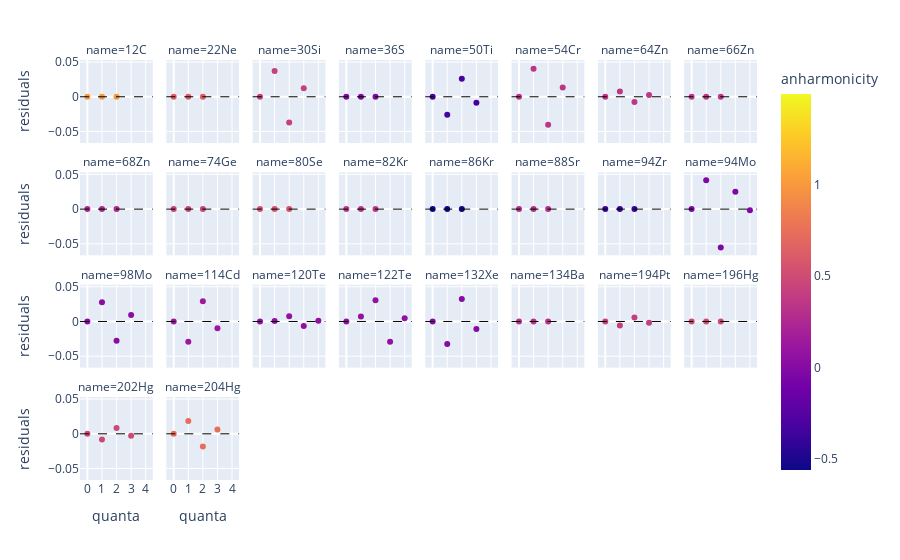

Notebook code cell kept with this figure:
### Code cell
residuals_df = best_osc_merged.copy()
residuals_df = residuals_df.reset_index()
residuals_df["name"] = residuals_df["a"].astype(str) + residuals_df["symbol"]
residuals_df["residuals"] = residuals_df["energy"] - residuals_df["energy_pred"]

best_residuals = get_best_r2(residuals_df, 0.999)

fig = px.scatter(best_residuals, x="quanta", y="residuals", color='anharmonicity', facet_col="name", facet_col_wrap=8)
fig.add_hline(y=0, line_width=1, line_dash="dash", line_color="black")
fig.show()

### Figure 1 — Plotly figure (JSON) as saved in the notebook; plotly's stock layout.template omitted (floating-point values rounded to 4 significant figures)
{"data": [{"hovertemplate": "name=12C<br>quanta=%{x}<br>residuals=%{y}<br>anharmonicity=%{marker.color}<extra></extra>", "legendgroup": "", "marker": {"color": [0.9956, 0.9956, 0.9956], "coloraxis": "coloraxis", "symbol": "circle"}, "mode": "markers", "name": "", "orientation": "v", "showlegend": false, "type": "scatter", "x": [0, 1, 2], "xaxis": "x25", "y": [0, 0, 0], "yaxis": "y25"}, {"hovertemplate": "name=22Ne<br>quanta=%{x}<br>residuals=%{y}<br>anharmonicity=%{marker.color}<extra></extra>", "legendgroup": "", "marker": {"color": [0.6341, 0.6341, 0.6341], "coloraxis": "coloraxis", "symbol": "circle"}, "mode": "markers", "name": "", "orientation": "v", "showlegend": false, "type": "scatter", "x": [0, 1, 2], "xaxis": "x26", "y": [0, 0, 0], "yaxis": "y26"}, {"hovertemplate": "name=30Si<br>quanta=%{x}<br>residuals=%{y}<br>anharmonicity=%{marker.color}<extra></extra>", "legendgroup": "", "marker": {"color": [0.4185, 0.4185, 0.4185, 0.4185], "coloraxis": "coloraxis", "symbol": "circle"}, "mode": "markers", "name": "", "orientation": "v", "showlegend": false, "type": "scatter", "x": [0, 1, 2, 3], "xaxis": "x27", "y": [0, 0.03714, -0.03714, 0.01238], "yaxis": "y27"}, {"hovertemplate": "name=36S<br>quanta=%{x}<br>residuals=%{y}<br>anharmonicity=%{marker.color}<extra></extra>", "legendgroup": "", "marker": {"color": [-0.02048, -0.02048, -0.02048], "coloraxis": "coloraxis", "symbol": "circle"}, "mode": "markers", "name": "", "orientation": "v", "showlegend": false, "type": "scatter", "x": [0, 1, 2], "xaxis": "x28", "y": [0, 0, -8.882e-16], "yaxis": "y28"}, {"hovertemplate": "name=50Ti<br>quanta=%{x}<br>residuals=%{y}<br>anharmonicity=%{marker.color}<extra></extra>", "legendgroup": "", "marker": {"color": [-0.3232, -0.3232, -0.3232, -0.3232], "coloraxis": "coloraxis", "symbol": "circle"}, "mode": "markers", "name": "", "orientation": "v", "showlegend": false, "type": "scatter", "x": [0, 1, 2, 3], "xaxis": "x29", "y": [0, -0.026, 0.026, -0.008668], "yaxis": "y29"}, {"hovertemplate": "name=54Cr<br>quanta=%{x}<br>residuals=%{y}<br>anharmonicity=%{marker.color}<extra></extra>", "legendgroup": "", "marker": {"color": [0.3463, 0.3463, 0.3463, 0.3463], "coloraxis": "coloraxis", "symbol": "circle"}, "mode": "markers", "name": "", "orientation": "v", "showlegend": false, "type": "scatter", "x": [0, 1, 2, 3], "xaxis": "x30", "y": [0, 0.0403, -0.0403, 0.01343], "yaxis": "y30"}, {"hovertemplate": "name=64Zn<br>quanta=%{x}<br>residuals=%{y}<br>anharmonicity=%{marker.color}<extra></extra>", "legendgroup": "", "marker": {"color": [0.3519, 0.3519, 0.3519, 0.3519], "coloraxis": "coloraxis", "symbol": "circle"}, "mode": "markers", "name": "", "orientation": "v", "showlegend": false, "type": "scatter", "x": [0, 1, 2, 3], "xaxis": "x31", "y": [0, 0.007551, -0.007551, 0.002517], "yaxis": "y31"}, {"hovertemplate": "name=66Zn<br>quanta=%{x}<br>residuals=%{y}<br>anharmonicity=%{marker.color}<extra></extra>", "legendgroup": "", "marker": {"color": [0.3585, 0.3585, 0.3585], "coloraxis": "coloraxis", "symbol": "circle"}, "mode": "markers", "name": "", "orientation": "v", "showlegend": false, "type": "scatter", "x": [0, 1, 2], "xaxis": "x32", "y": [0, 0, 0], "yaxis": "y32"}, {"hovertemplate": "name=68Zn<br>quanta=%{x}<br>residuals=%{y}<br>anharmonicity=%{marker.color}<extra></extra>", "legendgroup": "", "marker": {"color": [0.2438, 0.2438, 0.2438], "coloraxis": "coloraxis", "symbol": "circle"}, "mode": "markers", "name": "", "orientation": "v", "showlegend": false, "type": "scatter", "x": [0, 1, 2], "xaxis": "x17", "y": [0, 0, 0], "yaxis": "y17"}, {"hovertemplate": "name=74Ge<br>quanta=%{x}<br>residuals=%{y}<br>anharmonicity=%{marker.color}<extra></extra>", "legendgroup": "", "marker": {"color": [0.4566, 0.4566, 0.4566], "coloraxis": "coloraxis", "symbol": "circle"}, "mode": "markers", "name": "", "orientation": "v", "showlegend": false, "type": "scatter", "x": [0, 1, 2], "xaxis": "x18", "y": [0, 0, 0], "yaxis": "y18"}, {"hovertemplate": "name=80Se<br>quanta=%{x}<br>residuals=%{y}<br>anharmonicity=%{marker.color}<extra></extra>", "legendgroup": "", "marker": {"color": [0.5537, 0.5537, 0.5537], "coloraxis": "coloraxis", "symbol": "circle"}, "mode": "markers", "name": "", "orientation": "v", "showlegend": false, "type": "scatter", "x": [0, 1, 2], "xaxis": "x19", "y": [0, 0, -2.22e-16], "yaxis": "y19"}, {"hovertemplate": "name=82Kr<br>quanta=%{x}<br>residuals=%{y}<br>anharmonicity=%{marker.color}<extra></extra>", "legendgroup": "", "marker": {"color": [0.3445, 0.3445, 0.3445], "coloraxis": "coloraxis", "symbol": "circle"}, "mode": "markers", "name": "", "orientation": "v", "showlegend": false, "type": "scatter", "x": [0, 1, 2], "xaxis": "x20", "y": [0, 0, 0], "yaxis": "y20"}, {"hovertemplate": "name=86Kr<br>quanta=%{x}<br>residuals=%{y}<br>anharmonicity=%{marker.color}<extra></extra>", "legendgroup": "", "marker": {"color": [-0.5619, -0.5619, -0.5619], "coloraxis": "coloraxis", "symbol": "circle"}, "mode": "markers", "name": "", "orientation": "v", "showlegend": false, "type": "scatter", "x": [0, 1, 2], "xaxis": "x21", "y": [0, 0, 4.441e-16], "yaxis": "y21"}, {"hovertemplate": "name=88Sr<br>quanta=%{x}<br>residuals=%{y}<br>anharmonicity=%{marker.color}<extra></extra>", "legendgroup": "", "marker": {"color": [0.3049, 0.3049, 0.3049], "coloraxis": "coloraxis", "symbol": "circle"}, "mode": "markers", "name": "", "orientation": "v", "showlegend": false, "type": "scatter", "x": [0, 1, 2], "xaxis": "x22", "y": [0, 0, 0], "yaxis": "y22"}, {"hovertemplate": "name=94Zr<br>quanta=%{x}<br>residuals=%{y}<br>anharmonicity=%{marker.color}<extra></extra>", "legendgroup": "", "marker": {"color": [-0.4004, -0.4004, -0.4004], "coloraxis": "coloraxis", "symbol": "circle"}, "mode": "markers", "name": "", "orientation": "v", "showlegend": false, "type": "scatter", "x": [0, 1, 2], "xaxis": "x23", "y": [0, 0, 0], "yaxis": "y23"}, {"hovertemplate": "name=94Mo<br>quanta=%{x}<br>residuals=%{y}<br>anharmonicity=%{marker.color}<extra></extra>", "legendgroup": "", "marker": {"color": [-0.03624, -0.03624, -0.03624, -0.03624, -0.03624], "coloraxis": "coloraxis", "symbol": "circle"}, "mode": "markers", "name": "", "orientation": "v", "showlegend": false, "type": "scatter", "x": [0, 1, 2, 3, 4], "xaxis": "x24", "y": [0, 0.04161, -0.05516, 0.02516, -0.001694], "yaxis": "y24"}, {"hovertemplate": "name=98Mo<br>quanta=%{x}<br>residuals=%{y}<br>anharmonicity=%{marker.color}<extra></extra>", "legendgroup": "", "marker": {"color": [0.02432, 0.02432, 0.02432, 0.02432], "coloraxis": "coloraxis", "symbol": "circle"}, "mode": "markers", "name": "", "orientation": "v", "showlegend": false, "type": "scatter", "x": [0, 1, 2, 3], "xaxis": "x9", "y": [0, 0.02773, -0.02773, 0.009244], "yaxis": "y9"}, {"hovertemplate": "name=114Cd<br>quanta=%{x}<br>residuals=%{y}<br>anharmonicity=%{marker.color}<extra></extra>", "legendgroup": "", "marker": {"color": [0.1343, 0.1343, 0.1343, 0.1343], "coloraxis": "coloraxis", "symbol": "circle"}, "mode": "markers", "name": "", "orientation": "v", "showlegend": false, "type": "scatter", "x": [0, 1, 2, 3], "xaxis": "x10", "y": [0, -0.0293, 0.0293, -0.009766], "yaxis": "y10"}, {"hovertemplate": "name=120Te<br>quanta=%{x}<br>residuals=%{y}<br>anharmonicity=%{marker.color}<extra></extra>", "legendgroup": "", "marker": {"color": [0.0614, 0.0614, 0.0614, 0.0614, 0.0614], "coloraxis": "coloraxis", "symbol": "circle"}, "mode": "markers", "name": "", "orientation": "v", "showlegend": false, "type": "scatter", "x": [0, 1, 2, 3, 4], "xaxis": "x11", "y": [0, 0.0005713, 0.007452, -0.006495, 0.001003], "yaxis": "y11"}, {"hovertemplate": "name=122Te<br>quanta=%{x}<br>residuals=%{y}<br>anharmonicity=%{marker.color}<extra></extra>", "legendgroup": "", "marker": {"color": [0.06534, 0.06534, 0.06534, 0.06534, 0.06534], "coloraxis": "coloraxis", "symbol": "circle"}, "mode": "markers", "name": "", "orientation": "v", "showlegend": false, "type": "scatter", "x": [0, 1, 2, 3, 4], "xaxis": "x12", "y": [0, 0.00702, 0.0307, -0.02909, 0.004715], "yaxis": "y12"}, {"hovertemplate": "name=132Xe<br>quanta=%{x}<br>residuals=%{y}<br>anharmonicity=%{marker.color}<extra></extra>", "legendgroup": "", "marker": {"color": [0.01048, 0.01048, 0.01048, 0.01048], "coloraxis": "coloraxis", "symbol": "circle"}, "mode": "markers", "name": "", "orientation": "v", "showlegend": false, "type": "scatter", "x": [0, 1, 2, 3], "xaxis": "x13", "y": [0, -0.03252, 0.03252, -0.01084], "yaxis": "y13"}, {"hovertemplate": "name=134Ba<br>quanta=%{x}<br>residuals=%{y}<br>anharmonicity=%{marker.color}<extra></extra>", "legendgroup": "", "marker": {"color": [0.3161, 0.3161, 0.3161], "coloraxis": "coloraxis", "symbol": "circle"}, "mode": "markers", "name": "", "orientation": "v", "showlegend": false, "type": "scatter", "x": [0, 1, 2], "xaxis": "x14", "y": [0, 0, 0], "yaxis": "y14"}, {"hovertemplate": "name=194Pt<br>quanta=%{x}<br>residuals=%{y}<br>anharmonicity=%{marker.color}<extra></extra>", "legendgroup": "", "marker": {"color": [0.4099, 0.4099, 0.4099, 0.4099], "coloraxis": "coloraxis", "symbol": "circle"}, "mode": "markers", "name": "", "orientation": "v", "showlegend": false, "type": "scatter", "x": [0, 1, 2, 3], "xaxis": "x15", "y": [0, -0.005781, 0.005781, -0.001927], "yaxis": "y15"}, {"hovertemplate": "name=196Hg<br>quanta=%{x}<br>residuals=%{y}<br>anharmonicity=%{marker.color}<extra></extra>", "legendgroup": "", "marker": {"color": [0.4918, 0.4918, 0.4918], "coloraxis": "coloraxis", "symbol": "circle"}, "mode": "markers", "name": "", "orientation": "v", "showlegend": false, "type": "scatter", "x": [0, 1, 2], "xaxis": "x16", "y": [0, 0, 0], "yaxis": "y16"}, {"hovertemplate": "name=202Hg<br>quanta=%{x}<br>residuals=%{y}<br>anharmonicity=%{marker.color}<extra></extra>", "legendgroup": "", "marker": {"color": [0.4825, 0.4825, 0.4825, 0.4825], "coloraxis": "coloraxis", "symbol": "circle"}, "mode": "markers", "name": "", "orientation": "v", "showlegend": false, "type": "scatter", "x": [0, 1, 2, 3], "xaxis": "x", "y": [0, -0.008245, 0.008245, -0.002748], "yaxis": "y"}, {"hovertemplate": "name=204Hg<br>quanta=%{x}<br>residuals=%{y}<br>anharmonicity=%{marker.color}<extra></extra>", "legendgroup": "", "marker": {"color": [0.7413, 0.7413, 0.7413, 0.7413], "coloraxis": "coloraxis", "symbol": "circle"}, "mode": "markers", "name": "", "orientation": "v", "showlegend": false, "type": "scatter", "x": [0, 1, 2, 3], "xaxis": "x2", "y": [0, 0.01831, -0.01831, 0.006104], "yaxis": "y2"}], "layout": {"annotations": [{"showarrow": false, "text": "name=202Hg", "x": 0.05375, "xanchor": "center", "xref": "paper", "y": 0.1975, "yanchor": "bottom", "yref": "paper"}, {"showarrow": false, "text": "name=204Hg", "x": 0.1812, "xanchor": "center", "xref": "paper", "y": 0.1975, "yanchor": "bottom", "yref": "paper"}, {"showarrow": false, "text": "name=98Mo", "x": 0.05375, "xanchor": "center", "xref": "paper", "y": 0.465, "yanchor": "bottom", "yref": "paper"}, {"showarrow": false, "text": "name=114Cd", "x": 0.1812, "xanchor": "center", "xref": "paper", "y": 0.465, "yanchor": "bottom", "yref": "paper"}, {"showarrow": false, "text": "name=120Te", "x": 0.3087, "xanchor": "center", "xref": "paper", "y": 0.465, "yanchor": "bottom", "yref": "paper"}, {"showarrow": false, "text": "name=122Te", "x": 0.4363, "xanchor": "center", "xref": "paper", "y": 0.465, "yanchor": "bottom", "yref": "paper"}, {"showarrow": false, "text": "name=132Xe", "x": 0.5637, "xanchor": "center", "xref": "paper", "y": 0.465, "yanchor": "bottom", "yref": "paper"}, {"showarrow": false, "text": "name=134Ba", "x": 0.6912, "xanchor": "center", "xref": "paper", "y": 0.465, "yanchor": "bottom", "yref": "paper"}, {"showarrow": false, "text": "name=194Pt", "x": 0.8188, "xanchor": "center", "xref": "paper", "y": 0.465, "yanchor": "bottom", "yref": "paper"}, {"showarrow": false, "text": "name=196Hg", "x": 0.9463, "xanchor": "center", "xref": "paper", "y": 0.465, "yanchor": "bottom", "yref": "paper"}, {"showarrow": false, "text": "name=68Zn", "x": 0.05375, "xanchor": "center", "xref": "paper", "y": 0.7325, "yanchor": "bottom", "yref": "paper"}, {"showarrow": false, "text": "name=74Ge", "x": 0.1812, "xanchor": "center", "xref": "paper", "y": 0.7325, "yanchor": "bottom", "yref": "paper"}, {"showarrow": false, "text": "name=80Se", "x": 0.3087, "xanchor": "center", "xref": "paper", "y": 0.7325, "yanchor": "bottom", "yref": "paper"}, {"showarrow": false, "text": "name=82Kr", "x": 0.4363, "xanchor": "center", "xref": "paper", "y": 0.7325, "yanchor": "bottom", "yref": "paper"}, {"showarrow": false, "text": "name=86Kr", "x": 0.5637, "xanchor": "center", "xref": "paper", "y": 0.7325, "yanchor": "bottom", "yref": "paper"}, {"showarrow": false, "text": "name=88Sr", "x": 0.6912, "xanchor": "center", "xref": "paper", "y": 0.7325, "yanchor": "bottom", "yref": "paper"}, {"showarrow": false, "text": "name=94Zr", "x": 0.8188, "xanchor": "center", "xref": "paper", "y": 0.7325, "yanchor": "bottom", "yref": "paper"}, {"showarrow": false, "text": "name=94Mo", "x": 0.9463, "xanchor": "center", "xref": "paper", "y": 0.7325, "yanchor": "bottom", "yref": "paper"}, {"showarrow": false, "text": "name=12C", "x": 0.05375, "xanchor": "center", "xref": "paper", "y": 1, "yanchor": "bottom", "yref": "paper"}, {"showarrow": false, "text": "name=22Ne", "x": 0.1812, "xanchor": "center", "xref": "paper", "y": 1, "yanchor": "bottom", "yref": "paper"}, {"showarrow": false, "text": "name=30Si", "x": 0.3087, "xanchor": "center", "xref": "paper", "y": 1, "yanchor": "bottom", "yref": "paper"}, {"showarrow": false, "text": "name=36S", "x": 0.4363, "xanchor": "center", "xref": "paper", "y": 1, "yanchor": "bottom", "yref": "paper"}, {"showarrow": false, "text": "name=50Ti", "x": 0.5637, "xanchor": "center", "xref": "paper", "y": 1, "yanchor": "bottom", "yref": "paper"}, {"showarrow": false, "text": "name=54Cr", "x": 0.6912, "xanchor": "center", "xref": "paper", "y": 1, "yanchor": "bottom", "yref": "paper"}, {"showarrow": false, "text": "name=64Zn", "x": 0.8188, "xanchor": "center", "xref": "paper", "y": 1, "yanchor": "bottom", "yref": "paper"}, {"showarrow": false, "text": "name=66Zn", "x": 0.9463, "xanchor": "center", "xref": "paper", "y": 1, "yanchor": "bottom", "yref": "paper"}], "coloraxis": {"colorbar": {"title": {"text": "anharmonicity"}}, "colorscale": [[0, "#0d0887"], [0.1111, "#46039f"], [0.2222, "#7201a8"], [0.3333, "#9c179e"], [0.4444, "#bd3786"], [0.5556, "#d8576b"], [0.6667, "#ed7953"], [0.7778, "#fb9f3a"], [0.8889, "#fdca26"], [1, "#f0f921"]]}, "legend": {"tracegroupgap": 0}, "margin": {"t": 60}, "shapes": [{"line": {"color": "black", "dash": "dash", "width": 1}, "type": "line", "x0": 0, "x1": 1, "xref": "x domain", "y0": 0, "y1": 0, "yref": "y"}, {"line": {"color": "black", "dash": "dash", "width": 1}, "type": "line", "x0": 0, "x1": 1, "xref": "x2 domain", "y0": 0, "y1": 0, "yref": "y2"}, {"line": {"color": "black", "dash": "dash", "width": 1}, "type": "line", "x0": 0, "x1": 1, "xref": "x9 domain", "y0": 0, "y1": 0, "yref": "y9"}, {"line": {"color": "black", "dash": "dash", "width": 1}, "type": "line", "x0": 0, "x1": 1, "xref": "x10 domain", "y0": 0, "y1": 0, "yref": "y10"}, {"line": {"color": "black", "dash": "dash", "width": 1}, "type": "line", "x0": 0, "x1": 1, "xref": "x11 domain", "y0": 0, "y1": 0, "yref": "y11"}, {"line": {"color": "black", "dash": "dash", "width": 1}, "type": "line", "x0": 0, "x1": 1, "xref": "x12 domain", "y0": 0, "y1": 0, "yref": "y12"}, {"line": {"color": "black", "dash": "dash", "width": 1}, "type": "line", "x0": 0, "x1": 1, "xref": "x13 domain", "y0": 0, "y1": 0, "yref": "y13"}, {"line": {"color": "black", "dash": "dash", "width": 1}, "type": "line", "x0": 0, "x1": 1, "xref": "x14 domain", "y0": 0, "y1": 0, "yref": "y14"}, {"line": {"color": "black", "dash": "dash", "width": 1}, "type": "line", "x0": 0, "x1": 1, "xref": "x15 domain", "y0": 0, "y1": 0, "yref": "y15"}, {"line": {"color": "black", "dash": "dash", "width": 1}, "type": "line", "x0": 0, "x1": 1, "xref": "x16 domain", "y0": 0, "y1": 0, "yref": "y16"}, {"line": {"color": "black", "dash": "dash", "width": 1}, "type": "line", "x0": 0, "x1": 1, "xref": "x17 domain", "y0": 0, "y1": 0, "yref": "y17"}, {"line": {"color": "black", "dash": "dash", "width": 1}, "type": "line", "x0": 0, "x1": 1, "xref": "x18 domain", "y0": 0, "y1": 0, "yref": "y18"}, {"line": {"color": "black", "dash": "dash", "width": 1}, "type": "line", "x0": 0, "x1": 1, "xref": "x19 domain", "y0": 0, "y1": 0, "yref": "y19"}, {"line": {"color": "black", "dash": "dash", "width": 1}, "type": "line", "x0": 0, "x1": 1, "xref": "x20 domain", "y0": 0, "y1": 0, "yref": "y20"}, {"line": {"color": "black", "dash": "dash", "width": 1}, "type": "line", "x0": 0, "x1": 1, "xref": "x21 domain", "y0": 0, "y1": 0, "yref": "y21"}, {"line": {"color": "black", "dash": "dash", "width": 1}, "type": "line", "x0": 0, "x1": 1, "xref": "x22 domain", "y0": 0, "y1": 0, "yref": "y22"}, {"line": {"color": "black", "dash": "dash", "width": 1}, "type": "line", "x0": 0, "x1": 1, "xref": "x23 domain", "y0": 0, "y1": 0, "yref": "y23"}, {"line": {"color": "black", "dash": "dash", "width": 1}, "type": "line", "x0": 0, "x1": 1, "xref": "x24 domain", "y0": 0, "y1": 0, "yref": "y24"}, {"line": {"color": "black", "dash": "dash", "width": 1}, "type": "line", "x0": 0, "x1": 1, "xref": "x25 domain", "y0": 0, "y1": 0, "yref": "y25"}, {"line": {"color": "black", "dash": "dash", "width": 1}, "type": "line", "x0": 0, "x1": 1, "xref": "x26 domain", "y0": 0, "y1": 0, "yref": "y26"}, {"line": {"color": "black", "dash": "dash", "width": 1}, "type": "line", "x0": 0, "x1": 1, "xref": "x27 domain", "y0": 0, "y1": 0, "yref": "y27"}, {"line": {"color": "black", "dash": "dash", "width": 1}, "type": "line", "x0": 0, "x1": 1, "xref": "x28 domain", "y0": 0, "y1": 0, "yref": "y28"}, {"line": {"color": "black", "dash": "dash", "width": 1}, "type": "line", "x0": 0, "x1": 1, "xref": "x29 domain", "y0": 0, "y1": 0, "yref": "y29"}, {"line": {"color": "black", "dash": "dash", "width": 1}, "type": "line", "x0": 0, "x1": 1, "xref": "x30 domain", "y0": 0, "y1": 0, "yref": "y30"}, {"line": {"color": "black", "dash": "dash", "width": 1}, "type": "line", "x0": 0, "x1": 1, "xref": "x31 domain", "y0": 0, "y1": 0, "yref": "y31"}, {"line": {"color": "black", "dash": "dash", "width": 1}, "type": "line", "x0": 0, "x1": 1, "xref": "x32 domain", "y0": 0, "y1": 0, "yref": "y32"}], "xaxis": {"anchor": "y", "domain": [0, 0.1075], "title": {"text": "quanta"}}, "xaxis10": {"anchor": "y10", "domain": [0.1275, 0.235], "matches": "x", "showticklabels": false}, "xaxis11": {"anchor": "y11", "domain": [0.255, 0.3625], "matches": "x", "showticklabels": false}, "xaxis12": {"anchor": "y12", "domain": [0.3825, 0.49], "matches": "x", "showticklabels": false}, "xaxis13": {"anchor": "y13", "domain": [0.51, 0.6175], "matches": "x", "showticklabels": false}, "xaxis14": {"anchor": "y14", "domain": [0.6375, 0.745], "matches": "x", "showticklabels": false}, "xaxis15": {"anchor": "y15", "domain": [0.765, 0.8725], "matches": "x", "showticklabels": false}, "xaxis16": {"anchor": "y16", "domain": [0.8925, 1], "matches": "x", "showticklabels": false}, "xaxis17": {"anchor": "y17", "domain": [0, 0.1075], "matches": "x", "showticklabels": false}, "xaxis18": {"anchor": "y18", "domain": [0.1275, 0.235], "matches": "x", "showticklabels": false}, "xaxis19": {"anchor": "y19", "domain": [0.255, 0.3625], "matches": "x", "showticklabels": false}, "xaxis2": {"anchor": "y2", "domain": [0.1275, 0.235], "matches": "x", "title": {"text": "quanta"}}, "xaxis20": {"anchor": "y20", "domain": [0.3825, 0.49], "matches": "x", "showticklabels": false}, "xaxis21": {"anchor": "y21", "domain": [0.51, 0.6175], "matches": "x", "showticklabels": false}, "xaxis22": {"anchor": "y22", "domain": [0.6375, 0.745], "matches": "x", "showticklabels": false}, "xaxis23": {"anchor": "y23", "domain": [0.765, 0.8725], "matches": "x", "showticklabels": false}, "xaxis24": {"anchor": "y24", "domain": [0.8925, 1], "matches": "x", "showticklabels": false}, "xaxis25": {"anchor": "y25", "domain": [0, 0.1075], "matches": "x", "showticklabels": false}, "xaxis26": {"anchor": "y26", "domain": [0.1275, 0.235], "matches": "x", "showticklabels": false}, "xaxis27": {"anchor": "y27", "domain": [0.255, 0.3625], "matches": "x", "showticklabels": false}, "xaxis28": {"anchor": "y28", "domain": [0.3825, 0.49], "matches": "x", "showticklabels": false}, "xaxis29": {"anchor": "y29", "domain": [0.51, 0.6175], "matches": "x", "showticklabels": false}, "xaxis3": {"anchor": "y3", "domain": [0.255, 0.3625], "matches": "x", "title": {"text": "quanta"}}, "xaxis30": {"anchor": "y30", "domain": [0.6375, 0.745], "matches": "x", "showticklabels": false}, "xaxis31": {"anchor": "y31", "domain": [0.765, 0.8725], "matches": "x", "showticklabels": false}, "xaxis32": {"anchor": "y32", "domain": [0.8925, 1], "matches": "x", "showticklabels": false}, "xaxis4": {"anchor": "y4", "domain": [0.3825, 0.49], "matches": "x", "title": {"text": "quanta"}}, "xaxis5": {"anchor": "y5", "domain": [0.51, 0.6175], "matches": "x", "title": {"text": "quanta"}}, "xaxis6": {"anchor": "y6", "domain": [0.6375, 0.745], "matches": "x", "title": {"text": "quanta"}}, "xaxis7": {"anchor": "y7", "domain": [0.765, 0.8725], "matches": "x", "title": {"text": "quanta"}}, "xaxis8": {"anchor": "y8", "domain": [0.8925, 1], "matches": "x", "title": {"text": "quanta"}}, "xaxis9": {"anchor": "y9", "domain": [0, 0.1075], "matches": "x", "showticklabels": false}, "yaxis": {"anchor": "x", "domain": [0, 0.1975], "title": {"text": "residuals"}}, "yaxis10": {"anchor": "x10", "domain": [0.2675, 0.465], "matches": "y", "showticklabels": false}, "yaxis11": {"anchor": "x11", "domain": [0.2675, 0.465], "matches": "y", "showticklabels": false}, "yaxis12": {"anchor": "x12", "domain": [0.2675, 0.465], "matches": "y", "showticklabels": false}, "yaxis13": {"anchor": "x13", "domain": [0.2675, 0.465], "matches": "y", "showticklabels": false}, "yaxis14": {"anchor": "x14", "domain": [0.2675, 0.465], "matches": "y", "showticklabels": false}, "yaxis15": {"anchor": "x15", "domain": [0.2675, 0.465], "matches": "y", "showticklabels": false}, "yaxis16": {"anchor": "x16", "domain": [0.2675, 0.465], "matches": "y", "showticklabels": false}, "yaxis17": {"anchor": "x17", "domain": [0.535, 0.7325], "matches": "y", "title": {"text": "residuals"}}, "yaxis18": {"anchor": "x18", "domain": [0.535, 0.7325], "matches": "y", "showticklabels": false}, "yaxis19": {"anchor": "x19", "domain": [0.535, 0.7325], "matches": "y", "showticklabels": false}, "yaxis2": {"anchor": "x2", "domain": [0, 0.1975], "matches": "y", "showticklabels": false}, "yaxis20": {"anchor": "x20", "domain": [0.535, 0.7325], "matches": "y", "showticklabels": false}, "yaxis21": {"anchor": "x21", "domain": [0.535, 0.7325], "matches": "y", "showticklabels": false}, "yaxis22": {"anchor": "x22", "domain": [0.535, 0.7325], "matches": "y", "showticklabels": false}, "yaxis23": {"anchor": "x23", "domain": [0.535, 0.7325], "matches": "y", "showticklabels": false}, "yaxis24": {"anchor": "x24", "domain": [0.535, 0.7325], "matches": "y", "showticklabels": false}, "yaxis25": {"anchor": "x25", "domain": [0.8025, 1], "matches": "y", "title": {"text": "residuals"}}, "yaxis26": {"anchor": "x26", "domain": [0.8025, 1], "matches": "y", "showticklabels": false}, "yaxis27": {"anchor": "x27", "domain": [0.8025, 1], "matches": "y", "showticklabels": false}, "yaxis28": {"anchor": "x28", "domain": [0.8025, 1], "matches": "y", "showticklabels": false}, "yaxis29": {"anchor": "x29", "domain": [0.8025, 1], "matches": "y", "showticklabels": false}, "yaxis3": {"anchor": "x3", "domain": [0, 0.1975], "matches": "y", "showticklabels": false}, "yaxis30": {"anchor": "x30", "domain": [0.8025, 1], "matches": "y", "showticklabels": false}, "yaxis31": {"anchor": "x31", "domain": [0.8025, 1], "matches": "y", "showticklabels": false}, "yaxis32": {"anchor": "x32", "domain": [0.8025, 1], "matches": "y", "showticklabels": false}, "yaxis4": {"anchor": "x4", "domain": [0, 0.1975], "matches": "y", "showticklabels": false}, "yaxis5": {"anchor": "x5", "domain": [0, 0.1975], "matches": "y", "showticklabels": false}, "yaxis6": {"anchor": "x6", "domain": [0, 0.1975], "matches": "y", "showticklabels": false}, "yaxis7": {"anchor": "x7", "domain": [0, 0.1975], "matches": "y", "showticklabels": false}, "yaxis8": {"anchor": "x8", "domain": [0, 0.1975], "matches": "y", "showticklabels": false}, "yaxis9": {"anchor": "x9", "domain": [0.2675, 0.465], "matches": "y", "title": {"text": "residuals"}}}}
